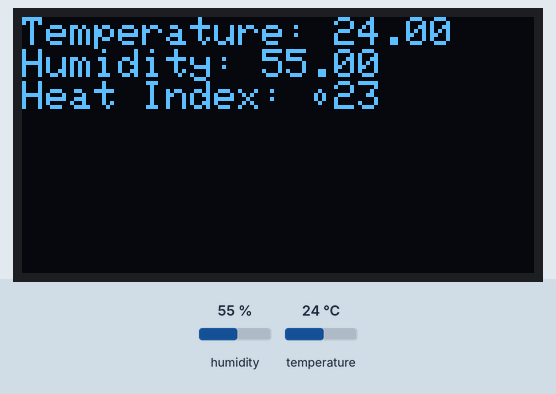
Simulated run of this sketch. Board: Arduino Uno, built with avr-gcc and run on an emulated ATmega328P. Parts: 128×64 one-colour display. Inputs (shaded band) come from the test bench; at power-on: humidity 55 %, temperature 24 °C. What the sketch prints to the serial monitor is not drawn.

Above: at 3.2 s.
3.3 s: humidity set to 22 %
At 5.5 s:
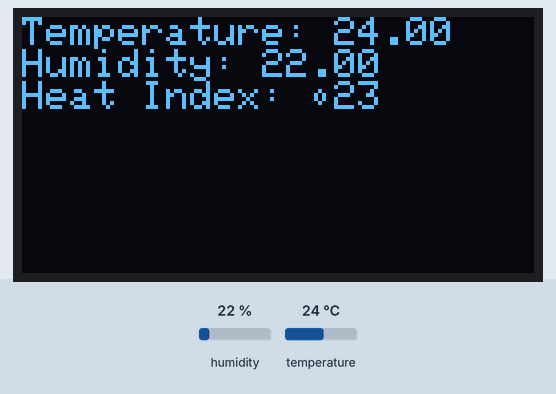
6.0 s: temperature set to 12 °C
At 6.8 s:
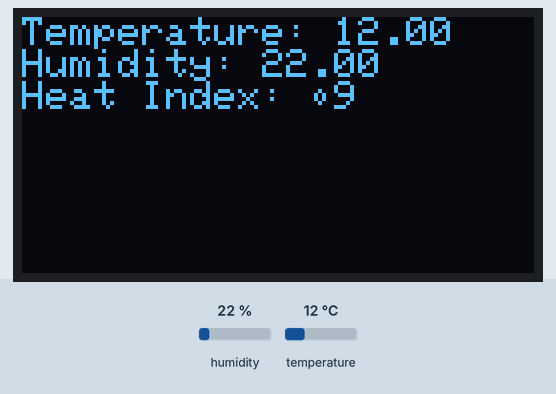
8.7 s: humidity set to 40 %
At 11.4 s:
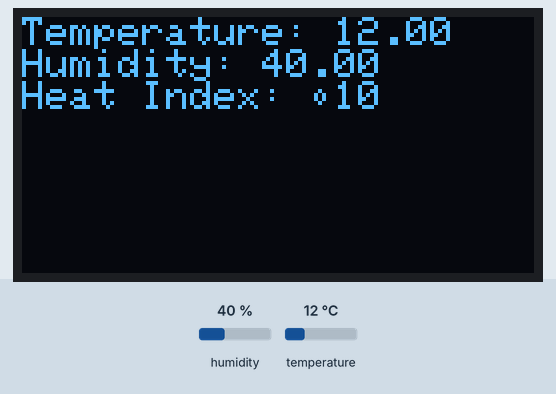
11.7 s: temperature set to 19 °C
At 12.9 s:
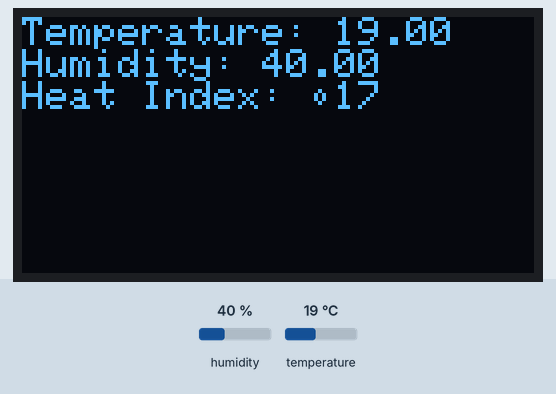
Timing chart, 0 to 14.7 s (numbered marks = the images above; inputs shaded):
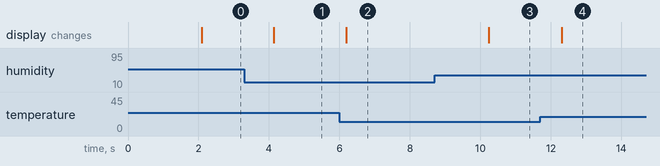

The sketch:

Temperature_Humid_Scanner_with_Display.ino
```cpp
// kokutaro
// DHT 11 libs
#include <DHT.h>
#include <DHT_U.h>

// i2c display libs
#include <SPI.h>
#include <Wire.h>
#include <Adafruit_GFX.h>
#include <Adafruit_SSD1306.h>

#define DHTPIN 2
#define DHTTYPE DHT11

#define SCREEN_WIDTH 128 // OLED display width, in pixels
#define SCREEN_HEIGHT 64 // OLED display height, in pixels
#define SCREEN_ADDRESS 0x3C
#define OLED_RESET     -1
Adafruit_SSD1306 display(SCREEN_WIDTH, SCREEN_HEIGHT, &Wire, OLED_RESET);

DHT dht(DHTPIN, DHTTYPE);

void setup() {
  Serial.begin(9600);
  dht.begin();

  if(!display.begin(SSD1306_SWITCHCAPVCC, SCREEN_ADDRESS)) {
    Serial.println(F("SSD1306 allocation failed"));
    for(;;); // Don't proceed, loop forever
  }

  delay(2000);
  display.clearDisplay();

  showTemp();

}

void loop() {
    showTemp();
}

void showTemp(void){
  float h = dht.readHumidity(); // humid
  float t = dht.readTemperature(); // temp
  int result = dht.computeHeatIndex(t, h, false);


  display.clearDisplay();
  display.setTextSize(1);
  display.setTextColor(SSD1306_WHITE);
  display.setCursor(0,0);
  display.print("Temperature: ");
  display.print(t);
  display.println();
  display.print("Humidity: ");
  display.print(h);
  display.println();
  display.print("Heat Index: \t");
  display.print(result);
  display.display();

  // debug purpose

  Serial.print(F(" Humidity: "));
  Serial.print(h);
  Serial.print(F("%  Temperature: "));
  Serial.print(t);
  Serial.print(F("°F  Heat index: "));
  Serial.print(F("°C "));
  Serial.print(result);

}
```

Measured:
- after the input at 3.3 s, the display: changes after 0.83 s (image 1)
- after the input at 6.0 s, the display: changes after 0.19 s (image 2)
- after the input at 8.7 s, the display: changes after 1.5 s (image 3)
- after the input at 11.7 s, the display: changes after 0.60 s (image 4)
